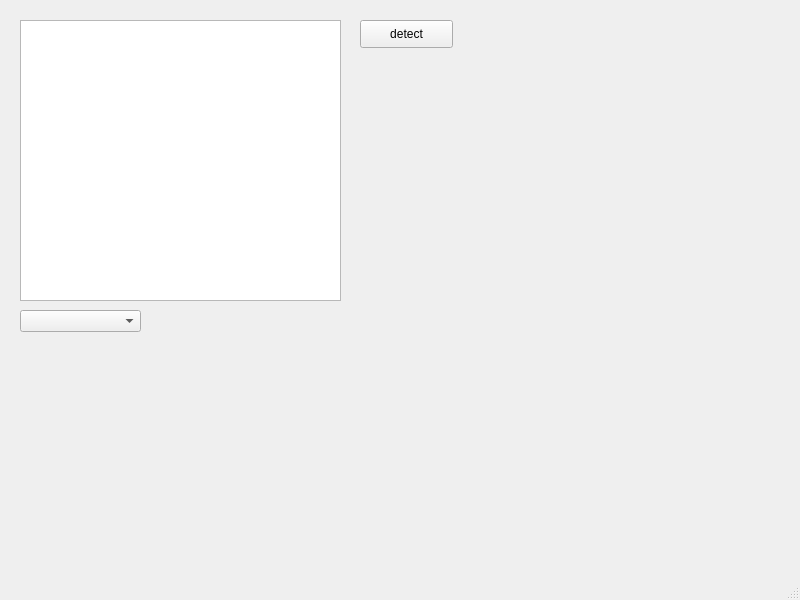
<?xml version="1.0" encoding="UTF-8"?>
<ui version="4.0">
 <class>MainWindow</class>
 <widget class="QMainWindow" name="MainWindow">
  <property name="geometry">
   <rect>
    <x>0</x>
    <y>0</y>
    <width>800</width>
    <height>600</height>
   </rect>
  </property>
  <property name="windowTitle">
   <string>MainWindow</string>
  </property>
  <widget class="QWidget" name="centralwidget">
   <widget class="QPushButton" name="detectSerial">
    <property name="geometry">
     <rect>
      <x>360</x>
      <y>20</y>
      <width>93</width>
      <height>28</height>
     </rect>
    </property>
    <property name="text">
     <string>detect</string>
    </property>
   </widget>
   <widget class="QTextBrowser" name="textBrowser">
    <property name="geometry">
     <rect>
      <x>20</x>
      <y>20</y>
      <width>321</width>
      <height>281</height>
     </rect>
    </property>
   </widget>
   <widget class="QComboBox" name="comboBox">
    <property name="geometry">
     <rect>
      <x>20</x>
      <y>310</y>
      <width>121</width>
      <height>22</height>
     </rect>
    </property>
   </widget>
  </widget>
  <widget class="QMenuBar" name="menubar">
   <property name="geometry">
    <rect>
     <x>0</x>
     <y>0</y>
     <width>800</width>
     <height>26</height>
    </rect>
   </property>
  </widget>
  <widget class="QStatusBar" name="statusbar"/>
 </widget>
 <resources/>
 <connections/>
</ui>
